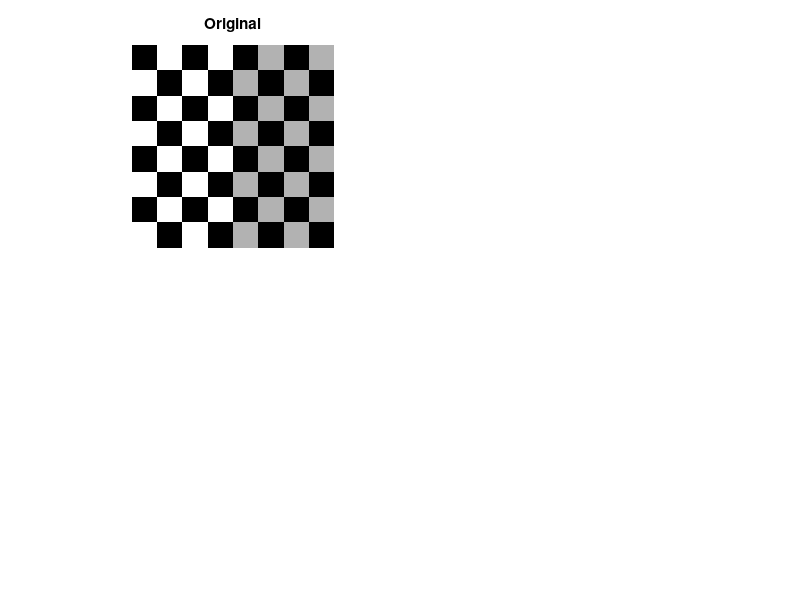

Here is the MATLAB script that generated this plot: (Note: this script raises an error after producing the figure.)
clc;
clear
sqsize = 60;
I = checkerboard(sqsize,4,4);
nrows = size(I,1);
ncols = size(I,2);
fill = 0.3;
subplot(2,2,1)
imshow(I)
title('Original')

scale = 1.5;        % scale factor
angle = 10*pi/180; % rotation angle
tx = 0;            % x translation
ty = 0;            % y translation
a = -1;            % -1 -> reflection, 1 -> no reflection

sc = scale*cos(angle);
ss = scale*sin(angle);

T = [   sc   -ss  0;
      a*ss  a*sc  0;
        tx    ty  1];
    
t_sim = affine2d(T);
I_similarity = imwarp(I,t_sim,'FillValues',fill);
subplot(2,2,2)
imshow(I_similarity)
title('Similarity')

T = [1  0.3  0; 
     1    1  0;
     0    0  1];
t_aff = affine2d(T);
I_affine = imwarp(I,t_aff,'FillValues',fill);
subplot(2,2,3)
imshow(I_affine)
title('Affine')

T = [1  0  0.002; 
     1  1  0.0002;
     0  0  1   ];
t_proj = projective2d(T);   

I_projective = imwarp(I,t_proj,'FillValues',fill);
subplot(2,2,4)
imshow(I_projective)
title('Projective')